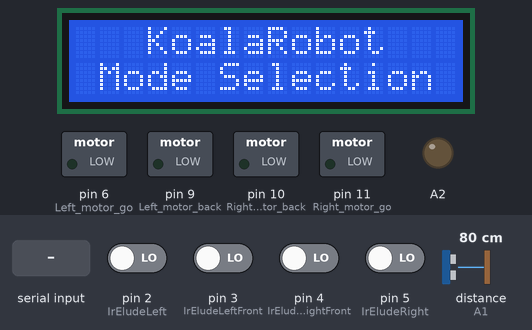
Bench run of a sketch on a simulated Arduino Uno, built with avr-gcc and run on an emulated ATmega328P. Shown: 16×2 character LCD, switched loads named in the sketch (green lamp = pin HIGH), output pins drawn as LEDs (lit = HIGH). The inputs (shaded band) are chosen by the test bench; at power-on: pin 2 (IrEludeLeft), pin 3 (IrEludeLeftFront), pin 4 (IrEludeRightFront), pin 5 (IrEludeRight) LOW, distance to the obstacle (sensor on A1) 80 cm. The echo pulse lasts 58.3 µs per cm; pins used as bus, display or sensor lines are not drawn; what the sketch prints to the serial monitor is not drawn.

Above: at 1.2 s.
1.3 s: "A" received over Serial
At 1.43 s:
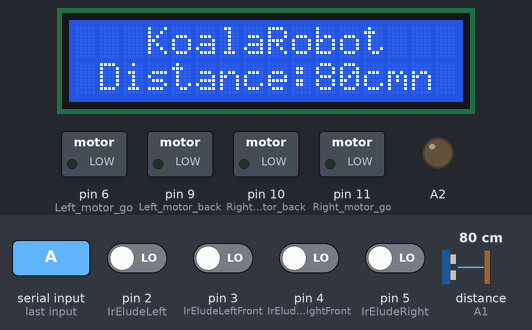
3.6 s: distance to the obstacle (sensor on A1) set to 4 cm
At 4.24 s:
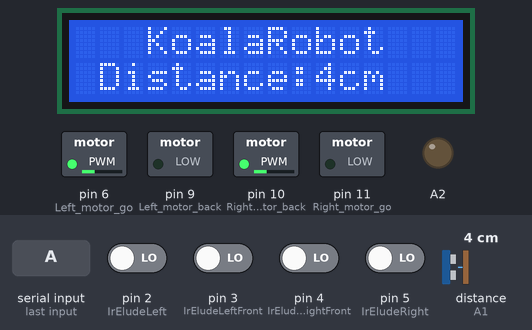
5.6 s: distance to the obstacle (sensor on A1) set to 2 cm
At 5.92 s:
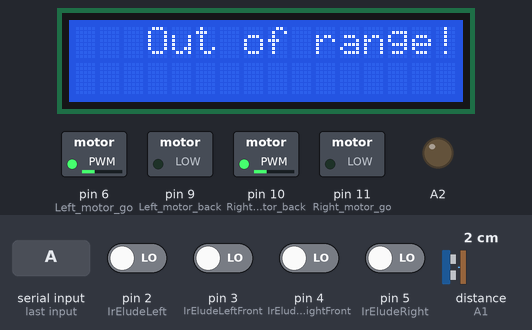
8.6 s: "S" received over Serial
At 10.3 s:
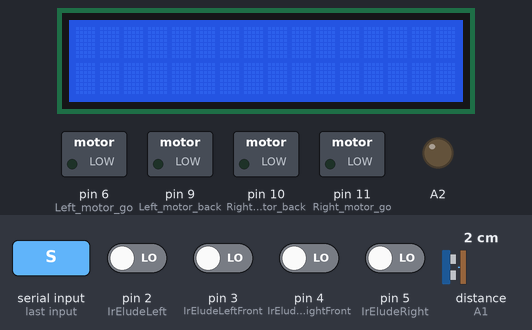
10.6 s: "R" received over Serial
At 11.5 s:
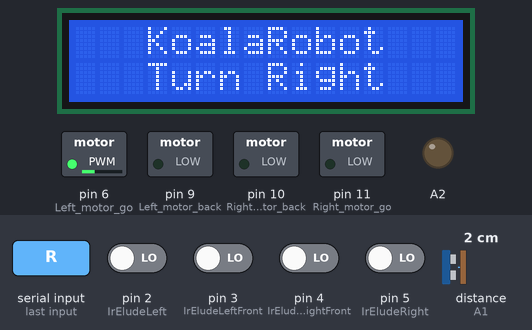
12.1 s: "U" received over Serial
At 12.7 s:
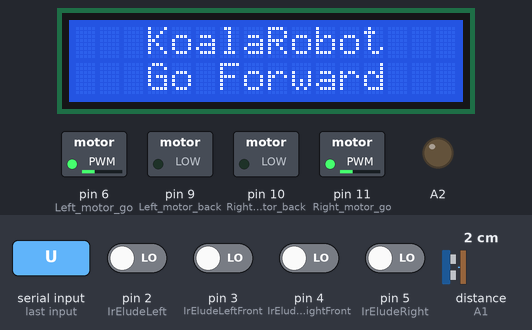
Timing chart, 0 to 14.6 s (numbered marks = the images above; inputs shaded):
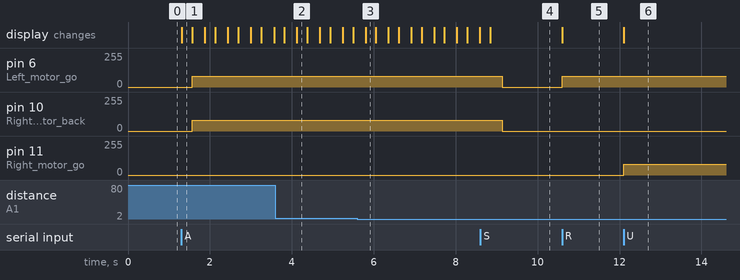

Measured:
- the behaviour switches between 3 and 2 cm on distance to the obstacle (sensor on A1) (found by bisection; images 2 and 3)
- after the input at 1.3 s, pin 6 (Left_motor_go), pin 10 (Right_motor_back): 0/255 → 80/255 after 0.26 s; the display: changes at once (image 1)
- after the input at 3.6 s, the display: first differs from a run without the input after 0.52 s (image 2)
- after the input at 5.6 s, the display: changes after 0.20 s (image 3)
- after the input at 8.6 s, pin 6 (Left_motor_go), pin 10 (Right_motor_back): 80/255 → 0/255 after 0.54 s
- after the input at 10.6 s, pin 6 (Left_motor_go): 0/255 → 80/255 at once; the display: changes at once (image 5)
- after the input at 12.1 s, pin 11 (Right_motor_go): 0/255 → 80/255 at once; the display: changes at once (image 6)

The sketch:

ZhiZhangCar.ino
```cpp
// (licence header left out)
#include <LiquidCrystal.h>
LiquidCrystal lcd(A3, A4, A5, 13, 12, 7, 8);

/* - - - - - - - - - - - - - - - - - -模板宏定义 - - - - - - - - - - - - - - - - - -*/
#define _VERSION                      "v1.0.0"                  //版本号
#define _DEVICE                       "ZhiZhangCar"             //设备名称
#define _DATE                         "2017-12-13"              //烧录日期

/* - - - - - - - - - - - - - - - - - - 变量声明 - - - - - - - - - - - - - - - - - - -*/
// 电机模块
int Left_motor_go = 6;      // 左电机前进
int Left_motor_back = 9;    // 左电机后退
int Right_motor_go = 11;    // 右电机前进
int Right_motor_back = 10;  // 右电机后退

// 超声波模块
int Trig = A0;              // Trig 触发脚(P2.1)
int Echo = A1;              // Echo 回声脚(P2.0)

// 红外避障传感器
int IrEludeLeft = 2;        // 左边红外避障传感器 3
int IrEludeLeftFront = 3;  // 左前红外避障传感器 2
int IrEludeRightFront = 4;  // 右前红外避障传感器  4
int IrEludeRight = 5;       // 右边红外避障传感器  5

// 红外避障传感器状态
int SR;                     // 左边
int SL;                     // 右边
int SRF;                    // 左前
int SLF;                    // 右前

// 测速传感器

// 记录前方障碍物距离
int Front_Distance = 0;

void setup() {
  // 设置串口波特率
  Serial.begin(9600);

  //初始化电机驱动IO为输出方式
  pinMode(Left_motor_go, OUTPUT);
  pinMode(Left_motor_back, OUTPUT);
  pinMode(Right_motor_go, OUTPUT);
  pinMode(Right_motor_back, OUTPUT);

  // 初始化超声波引脚
  pinMode(Echo, INPUT);
  pinMode(Trig, OUTPUT);

  // 初始化红外避障传感器
  pinMode(IrEludeLeft, INPUT);
  pinMode(IrEludeLeftFront, INPUT);
  pinMode(IrEludeRightFront, INPUT);
  pinMode(IrEludeRight, INPUT);

  lcd.begin(16,2);
  pinMode(A2, OUTPUT);
  Control_display(' ');
}

/* - - - - - - - - - - - - - - - - - - - -↓ 智能小车的基本动作 ↓- - - -   - - - - - - - - - - - - - */
/**
   前进
*/
void run()
{
  digitalWrite(Left_motor_go, HIGH);
  digitalWrite(Left_motor_back, LOW);
  analogWrite(Left_motor_go, 80);
  analogWrite(Left_motor_back, 0);
  digitalWrite(Right_motor_go, HIGH);
  digitalWrite(Right_motor_back, LOW);
  analogWrite(Right_motor_go, 80);
  analogWrite(Right_motor_back, 0);
}

/**
   左转(左轮不动，右轮前进)
*/
void left()
{
  digitalWrite(Left_motor_go, LOW);
  digitalWrite(Left_motor_back, LOW);
  analogWrite(Left_motor_go, 0);
  analogWrite(Left_motor_back, 0);
  digitalWrite(Right_motor_go, HIGH);
  digitalWrite(Right_motor_back, LOW);
  analogWrite(Right_motor_go, 80);
  analogWrite(Right_motor_back, 0);
//  delay(time * 100);
}

/**
   左转(左轮后退，右轮前进)
*/
void spin_left(int time)
{
  digitalWrite(Left_motor_go, LOW);
  digitalWrite(Left_motor_back, HIGH);
  analogWrite(Left_motor_go, 0);
  analogWrite(Left_motor_back, 80);
  digitalWrite(Right_motor_go, HIGH);
  digitalWrite(Right_motor_back, LOW);
  analogWrite(Right_motor_go, 80);
  analogWrite(Right_motor_back, 0);
  delay(time * 100);
}

/**
   右转(右轮不动，左轮前进)
*/
void right()
{
  digitalWrite(Left_motor_go, HIGH);
  digitalWrite(Left_motor_back, LOW);
  analogWrite(Left_motor_go, 80);
  analogWrite(Left_motor_back, 0);
  digitalWrite(Right_motor_go, LOW);
  digitalWrite(Right_motor_back, LOW);
  analogWrite(Right_motor_go, 0);
  analogWrite(Right_motor_back, 0);
//  delay(time * 100);
}

/**
   右转(右轮后退，左轮前进)
*/
void spin_right(int time)
{
  digitalWrite(Left_motor_go, HIGH);
  digitalWrite(Left_motor_back, LOW);
  analogWrite(Left_motor_go, 80);
  analogWrite(Left_motor_back, 0);
  digitalWrite(Right_motor_go, LOW);
  digitalWrite(Right_motor_back, HIGH);
  analogWrite(Right_motor_go, 0);
  analogWrite(Right_motor_back, 80);
  delay(time * 100);
}

/**
   后退
*/
void back()
{
  digitalWrite(Left_motor_go, LOW);
  digitalWrite(Left_motor_back, HIGH);
  analogWrite(Left_motor_go, 0);
  analogWrite(Left_motor_back, 80);
  digitalWrite(Right_motor_go, LOW);
  digitalWrite(Right_motor_back, HIGH);
  analogWrite(Right_motor_go, 0);
  analogWrite(Right_motor_back, 80);
//  delay(time * 100);
}

/**
   刹车，停车
*/
void brake()
{
  digitalWrite(Right_motor_go, LOW);
  digitalWrite(Right_motor_back, LOW);
  digitalWrite(Left_motor_go, LOW);
  digitalWrite(Left_motor_back, LOW);
//  delay(time * 100);
}
/* - - - - - - - - - - - - - - - - - - - -↑ 智能小车的基本动作 ↑- - - - - - - - - - - - - - - - - - */
/**
  量出前方距离
 */
void Distance()
{
  digitalWrite(Trig, LOW);
  delayMicroseconds(2);
  digitalWrite(Trig, HIGH);
  delayMicroseconds(10);
  digitalWrite(Trig, LOW);
  float Fdistance = pulseIn(Echo, HIGH);  // 读取高电平时间(单位：微秒)
  Fdistance= Fdistance/58;       //为什么除以58等于厘米，  Y米=（X秒*344）/2
  // X秒=（ 2*Y米）/344 ==》X秒=0.0058*Y米 ==》厘米=微秒/58
//  Serial.print("Distance:");      //输出距离（单位：厘米）
//  Serial.println(Fdistance);         //显示距离
  Front_Distance =  Fdistance;
  Distance_display(Fdistance);
}

/**
 */
void Distance_display(int Distance)//显示距离
{
  if((2<Distance)&(Distance<400))
  {
    lcd.home();        //把光标移回左上角，即从头开始输出
    lcd.print("   KoalaRobot");       //显示
    lcd.setCursor(1,2);   //把光标定位在第2行，第6列
    lcd.print("Distance:");
    lcd.print(Distance);       //显示距离
    lcd.print("cm");          //显示
  }
  else
  {
    lcd.home();        //把光标移回左上角，即从头开始输出
    lcd.print("   Out of range!!! ");       //显示
  }
  delay(250);
  lcd.clear();
}

/**
 */
void Control_display(char c)
{
  lcd.home();        //把光标移回左上角，即从头开始输出
  lcd.print("   KoalaRobot");       //显示
  lcd.setCursor(1,2);   //把光标定位在第2行，第6列
  if(c == 'R')
  {
    lcd.print("  Turn Right");
  }
  else if(c == 'U')
  {
    lcd.print("  Go Forward");
  }
  else if(c == 'D')
  {
    lcd.print("   Back Up");
  }
  else if(c == 'S')
  {
    lcd.print("   Stop Car");
  }
  else if(c == 'L')
  {
    lcd.print("   Turn Left");
  }
  else
  {
    lcd.print("Mode Selection");
  }
}

void loop() {
  while(Serial.available())
  {
    char c = Serial.read();
    Serial.println(c);
    if(c == 'A')
    {
      while( 1 )
      {
        if(Serial.available())
        {
          char ch = Serial.read();
          if(ch == 'S')
          {
            brake();
            break;
          }
        }

        Distance();

        SL = digitalRead(IrEludeLeft);
        SR = digitalRead(IrEludeRight);
        SLF = digitalRead(IrEludeLeftFront);
        SRF = digitalRead(IrEludeRightFront);

        // 前方15厘米处有障碍物
        if(Front_Distance < 15)
        {
          spin_right(3);
        }
        // 左前或左边有障碍物
        else if(SLF == LOW || SL == LOW)
        {
          spin_right(3);
        }
        // 右前或右边有障碍物
        else if(SRF == LOW || SR == LOW)
        {
          spin_left(3);
        }
        // 左前和左都有障碍物
        else if(SLF == LOW && SL == LOW)
        {
          spin_right(3);
        }
        // 右前和右边都有障碍物
        else if(SRF == LOW && SR == LOW)
        {
          spin_left(3);
        }
        // 左前和右前都有障碍物
        else if(SLF == LOW && SRF == LOW)
        {
          spin_right(6);
        }
        // 前面半周都有障碍物，原地旋转一周
        else if(SL == LOW && SLF == LOW && SR == LOW && SRF == LOW)
        {
          spin_right(6);
        }
        else
        {
          run();
        }
      }
    }
    else if(c == 'L')
    {
      Control_display('L');
      left();
    }
    else if(c == 'R')
    {
      Control_display('R');
      right();
    }
    else if(c == 'U')
    {
      Control_display('U');
      run();
    }
    else if(c == 'D')
    {
      Control_display('D');
      back();
    }
    else if(c == 'S')
    {
      Control_display('S');
       brake();
    }
    else
    {
      Control_display(' ');
    }
  }
}
```
